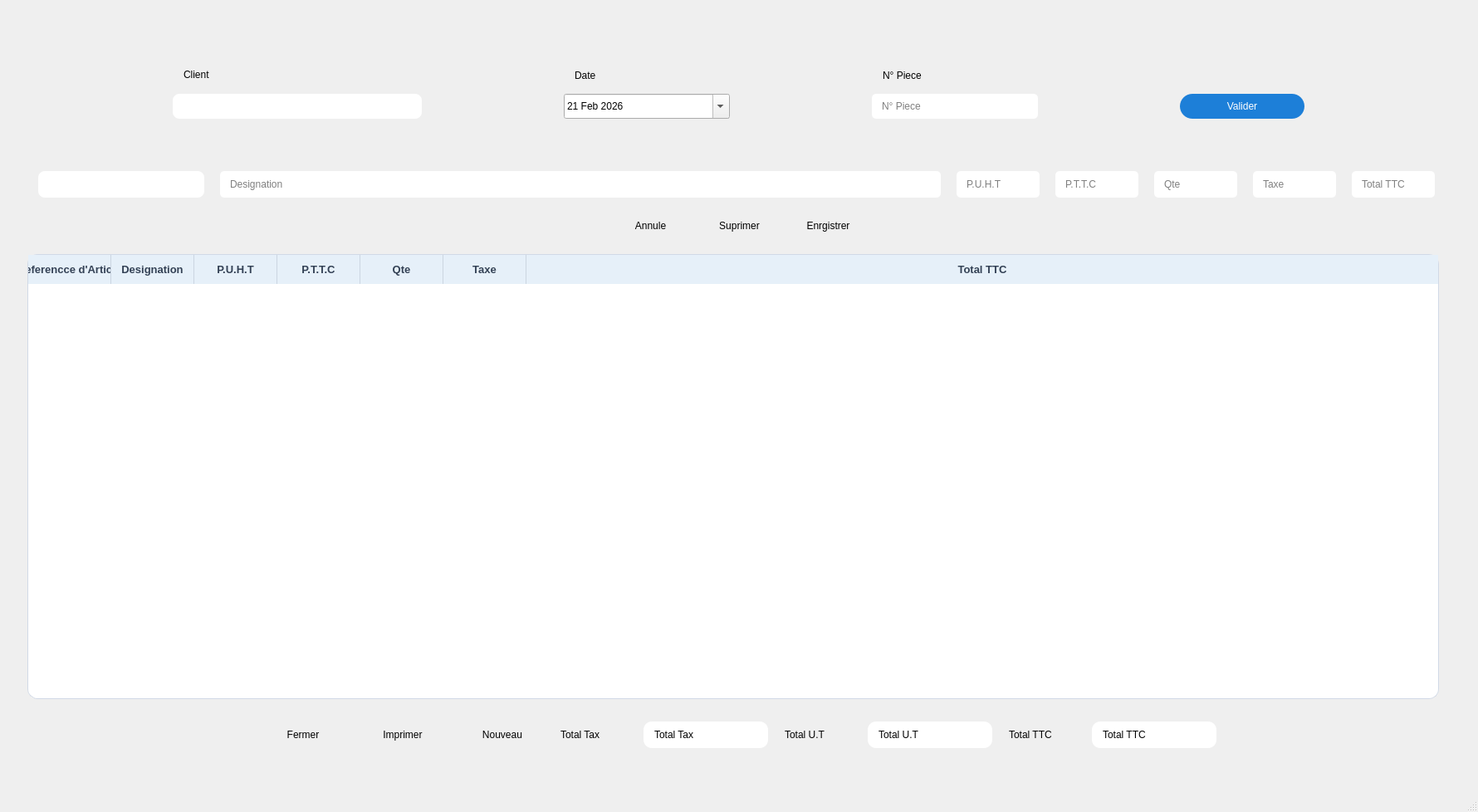
<?xml version="1.0" encoding="UTF-8"?>
<ui version="4.0">
 <class>MainWindow</class>
 <widget class="QMainWindow" name="MainWindow">
  <property name="geometry">
   <rect>
    <x>0</x>
    <y>0</y>
    <width>1780</width>
    <height>978</height>
   </rect>
  </property>
  <property name="sizePolicy">
   <sizepolicy hsizetype="Preferred" vsizetype="Preferred">
    <horstretch>0</horstretch>
    <verstretch>0</verstretch>
   </sizepolicy>
  </property>
  <property name="windowTitle">
   <string>MainWindow</string>
  </property>
  <property name="styleSheet">
   <string notr="true">font: 12pt &quot;Tajawal&quot;;
/* Apply this to the entire window */
QMainWindow {
    background-color: #F3F4F6;
}


</string>
  </property>
  <widget class="QWidget" name="centralwidget">
   <layout class="QGridLayout" name="gridLayout_5">
    <item row="1" column="0">
     <spacer name="horizontalSpacer_9">
      <property name="orientation">
       <enum>Qt::Horizontal</enum>
      </property>
      <property name="sizeType">
       <enum>QSizePolicy::Preferred</enum>
      </property>
      <property name="sizeHint" stdset="0">
       <size>
        <width>40</width>
        <height>20</height>
       </size>
      </property>
     </spacer>
    </item>
    <item row="1" column="2">
     <spacer name="horizontalSpacer_10">
      <property name="orientation">
       <enum>Qt::Horizontal</enum>
      </property>
      <property name="sizeType">
       <enum>QSizePolicy::Preferred</enum>
      </property>
      <property name="sizeHint" stdset="0">
       <size>
        <width>40</width>
        <height>20</height>
       </size>
      </property>
     </spacer>
    </item>
    <item row="0" column="1">
     <spacer name="verticalSpacer_2">
      <property name="orientation">
       <enum>Qt::Vertical</enum>
      </property>
      <property name="sizeType">
       <enum>QSizePolicy::Preferred</enum>
      </property>
      <property name="sizeHint" stdset="0">
       <size>
        <width>20</width>
        <height>105</height>
       </size>
      </property>
     </spacer>
    </item>
    <item row="2" column="1">
     <spacer name="verticalSpacer_3">
      <property name="orientation">
       <enum>Qt::Vertical</enum>
      </property>
      <property name="sizeType">
       <enum>QSizePolicy::Preferred</enum>
      </property>
      <property name="sizeHint" stdset="0">
       <size>
        <width>20</width>
        <height>105</height>
       </size>
      </property>
     </spacer>
    </item>
    <item row="1" column="1">
     <widget class="QFrame" name="gridFrame_4">
      <property name="styleSheet">
       <string notr="true">QFrame{
background-color: transparent;
border: none;
}</string>
      </property>
      <layout class="QGridLayout" name="gridLayout_4">
       <item row="1" column="1">
        <spacer name="verticalSpacer">
         <property name="orientation">
          <enum>Qt::Vertical</enum>
         </property>
         <property name="sizeType">
          <enum>QSizePolicy::Fixed</enum>
         </property>
         <property name="sizeHint" stdset="0">
          <size>
           <width>20</width>
           <height>17</height>
          </size>
         </property>
        </spacer>
       </item>
       <item row="6" column="1">
        <widget class="QFrame" name="verticalFrame">
         <property name="minimumSize">
          <size>
           <width>1732</width>
           <height>678</height>
          </size>
         </property>
         <property name="maximumSize">
          <size>
           <width>1732</width>
           <height>16777215</height>
          </size>
         </property>
         <property name="styleSheet">
          <string notr="true">QFrame{
	padding: 0px;
	border-radius: 15px;
}
QLineEdit{
	
	border: none;
	border-radius: 5px;
	padding-left: 10px;
}
</string>
         </property>
         <layout class="QVBoxLayout" name="verticalLayout_2">
          <item>
           <layout class="QGridLayout" name="gridLayout_2">
            <item row="0" column="0">
             <widget class="QComboBox" name="articles_combobox">
              <property name="editable">
               <bool>true</bool>
              </property>
              <property name="insertPolicy">
               <enum>QComboBox::NoInsert</enum>
              </property>
              <property name="sizePolicy">
               <sizepolicy hsizetype="Preferred" vsizetype="Preferred">
                <horstretch>0</horstretch>
                <verstretch>0</verstretch>
               </sizepolicy>
              </property>
              <property name="minimumSize">
               <size>
                <width>200</width>
                <height>0</height>
               </size>
              </property>
              <property name="maximumSize">
               <size>
                <width>200</width>
                <height>32</height>
               </size>
              </property>
              <property name="styleSheet">
               <string notr="true">/* 1. The Main ComboBox */
QComboBox {
    border-radius: 8px;
    padding: 5px 15px;
    font-size: 14px;
}

QComboBox:on { /* When the list is open */
    border-bottom-left-radius: 0px;
    border-bottom-right-radius: 0px;
}

/* 3. The Arrow Button Area */
QComboBox::drop-down {
    subcontrol-origin: padding;
    subcontrol-position: top right;
    border-left: none; /* Removes the vertical line before the arrow */
}

/* 4. The Arrow Icon (Blue chevron) */
QComboBox::down-arrow {
    image: url(&quot;program/assets/global/down_blue_arrow.svg&quot;);
    width: 14px;
padding-right: 15px;
    height: 14px;
}

/* 5. Styling the Popup List (The part that drops down) */
QAbstractItemView {
    outline: 0;
    border-radius: 0px;
}</string>
              </property>
              <property name="placeholderText">
               <string>dsfsdfs</string>
              </property>
             </widget>
            </item>
            <item row="0" column="2">
             <widget class="QLineEdit" name="puht_editline">
              <property name="sizePolicy">
               <sizepolicy hsizetype="Preferred" vsizetype="Preferred">
                <horstretch>0</horstretch>
                <verstretch>0</verstretch>
               </sizepolicy>
              </property>
              <property name="minimumSize">
               <size>
                <width>100</width>
                <height>32</height>
               </size>
              </property>
              <property name="maximumSize">
               <size>
                <width>100</width>
                <height>32</height>
               </size>
              </property>
              <property name="placeholderText">
               <string>P.U.H.T</string>
              </property>
             </widget>
            </item>
            <item row="0" column="4">
             <widget class="QLineEdit" name="qte_editline">
              <property name="sizePolicy">
               <sizepolicy hsizetype="Preferred" vsizetype="Preferred">
                <horstretch>0</horstretch>
                <verstretch>0</verstretch>
               </sizepolicy>
              </property>
              <property name="minimumSize">
               <size>
                <width>100</width>
                <height>32</height>
               </size>
              </property>
              <property name="maximumSize">
               <size>
                <width>100</width>
                <height>32</height>
               </size>
              </property>
              <property name="placeholderText">
               <string>Qte</string>
              </property>
             </widget>
            </item>
            <item row="0" column="5">
             <widget class="QLineEdit" name="taxe_editline">
              <property name="sizePolicy">
               <sizepolicy hsizetype="Preferred" vsizetype="Preferred">
                <horstretch>0</horstretch>
                <verstretch>0</verstretch>
               </sizepolicy>
              </property>
              <property name="minimumSize">
               <size>
                <width>100</width>
                <height>32</height>
               </size>
              </property>
              <property name="maximumSize">
               <size>
                <width>100</width>
                <height>32</height>
               </size>
              </property>
              <property name="placeholderText">
               <string>Taxe</string>
              </property>
             </widget>
            </item>
            <item row="0" column="1">
             <widget class="QLineEdit" name="designation_editline">
              <property name="sizePolicy">
               <sizepolicy hsizetype="Preferred" vsizetype="Preferred">
                <horstretch>0</horstretch>
                <verstretch>0</verstretch>
               </sizepolicy>
              </property>
              <property name="minimumSize">
               <size>
                <width>868</width>
                <height>32</height>
               </size>
              </property>
              <property name="maximumSize">
               <size>
                <width>868</width>
                <height>32</height>
               </size>
              </property>
              <property name="placeholderText">
               <string>Designation</string>
              </property>
             </widget>
            </item>
            <item row="0" column="6">
             <widget class="QLineEdit" name="total_ttc_editline">
              <property name="sizePolicy">
               <sizepolicy hsizetype="Preferred" vsizetype="Preferred">
                <horstretch>0</horstretch>
                <verstretch>0</verstretch>
               </sizepolicy>
              </property>
              <property name="minimumSize">
               <size>
                <width>100</width>
                <height>32</height>
               </size>
              </property>
              <property name="maximumSize">
               <size>
                <width>100</width>
                <height>32</height>
               </size>
              </property>
              <property name="placeholderText">
               <string>Total TTC</string>
              </property>
             </widget>
            </item>
            <item row="0" column="3">
             <widget class="QLineEdit" name="pttc_editline">
              <property name="sizePolicy">
               <sizepolicy hsizetype="Preferred" vsizetype="Preferred">
                <horstretch>0</horstretch>
                <verstretch>0</verstretch>
               </sizepolicy>
              </property>
              <property name="minimumSize">
               <size>
                <width>100</width>
                <height>32</height>
               </size>
              </property>
              <property name="maximumSize">
               <size>
                <width>100</width>
                <height>32</height>
               </size>
              </property>
              <property name="placeholderText">
               <string>P.T.T.C</string>
              </property>
             </widget>
            </item>
           </layout>
          </item>
          <item>
           <layout class="QGridLayout" name="gridLayout_3" columnstretch="0,0,0,0,0">
            <item row="0" column="2">
             <widget class="QPushButton" name="suprimer">
              <property name="sizePolicy">
               <sizepolicy hsizetype="Preferred" vsizetype="Preferred">
                <horstretch>0</horstretch>
                <verstretch>0</verstretch>
               </sizepolicy>
              </property>
              <property name="minimumSize">
               <size>
                <width>101</width>
                <height>32</height>
               </size>
              </property>
              <property name="maximumSize">
               <size>
                <width>101</width>
                <height>32</height>
               </size>
              </property>
              <property name="styleSheet">
               <string notr="true">QPushButton{
	background-color:transparent;
	border-radius: 15px;
}

</string>
              </property>
              <property name="text">
               <string>Suprimer</string>
              </property>
             </widget>
            </item>
            <item row="0" column="0">
             <spacer name="horizontalSpacer_6">
              <property name="orientation">
               <enum>Qt::Horizontal</enum>
              </property>
              <property name="sizeType">
               <enum>QSizePolicy::MinimumExpanding</enum>
              </property>
              <property name="sizeHint" stdset="0">
               <size>
                <width>50</width>
                <height>20</height>
               </size>
              </property>
             </spacer>
            </item>
            <item row="0" column="1">
             <widget class="QPushButton" name="annule">
              <property name="sizePolicy">
               <sizepolicy hsizetype="Preferred" vsizetype="Preferred">
                <horstretch>0</horstretch>
                <verstretch>0</verstretch>
               </sizepolicy>
              </property>
              <property name="minimumSize">
               <size>
                <width>101</width>
                <height>32</height>
               </size>
              </property>
              <property name="maximumSize">
               <size>
                <width>101</width>
                <height>32</height>
               </size>
              </property>
              <property name="styleSheet">
               <string notr="true">QPushButton{
	background-color:transparent;
	border-radius: 15px;
}
</string>
              </property>
              <property name="text">
               <string>Annule</string>
              </property>
             </widget>
            </item>
            <item row="0" column="3">
             <widget class="QPushButton" name="enrgistrer">
              <property name="sizePolicy">
               <sizepolicy hsizetype="Preferred" vsizetype="Preferred">
                <horstretch>0</horstretch>
                <verstretch>0</verstretch>
               </sizepolicy>
              </property>
              <property name="minimumSize">
               <size>
                <width>101</width>
                <height>32</height>
               </size>
              </property>
              <property name="maximumSize">
               <size>
                <width>101</width>
                <height>32</height>
               </size>
              </property>
              <property name="styleSheet">
               <string notr="true">QPushButton{
	border-radius: 15px;
}

</string>
              </property>
              <property name="text">
               <string>Enrgistrer</string>
              </property>
             </widget>
            </item>
            <item row="0" column="4">
             <spacer name="horizontalSpacer_7">
              <property name="orientation">
               <enum>Qt::Horizontal</enum>
              </property>
              <property name="sizeType">
               <enum>QSizePolicy::MinimumExpanding</enum>
              </property>
              <property name="sizeHint" stdset="0">
               <size>
                <width>504</width>
                <height>20</height>
               </size>
              </property>
             </spacer>
            </item>
           </layout>
          </item>
          <item>
           <widget class="QTableWidget" name="tableWidget">
            <property name="sizePolicy">
             <sizepolicy hsizetype="Preferred" vsizetype="Preferred">
              <horstretch>0</horstretch>
              <verstretch>0</verstretch>
             </sizepolicy>
            </property>
            <property name="minimumSize">
             <size>
              <width>0</width>
              <height>536</height>
             </size>
            </property>
            <property name="maximumSize">
             <size>
              <width>1700</width>
              <height>536</height>
             </size>
            </property>
            <property name="font">
             <font>
              <family>Tajawal</family>
              <pointsize>12</pointsize>
              <weight>50</weight>
              <italic>false</italic>
              <bold>false</bold>
              <kerning>true</kerning>
             </font>
            </property>
            <property name="styleSheet">
             <string notr="true">/* 1. The Main Table Container */
QTableWidget {
    background-color: white;
    border: 1px solid #d1d9e6;
    border-radius: 12px; /* Keeps the outer box rounded */
    gridline-color: transparent;
    outline: 0;
	padding:0;
}

/* 2. The Header Container - Key fix here */
QHeaderView {
    background-color: #e6f0f9; 
    border: none;
    border-bottom-left-radius: 0px; /* Matches the outer table curve */
    border-bottom-right-radius: 0px;
}

/* 3. Individual Header Sections - Removing the internal radius */
QHeaderView::section {
    background-color: #e6f0f9;
    color: #334155;
    font-weight: bold;
    font-size: 13px;
    padding: 8px;
	padding-left: 0px;
	padding-right: 0px;
    
    /* Force square corners for the internal blue blocks */
    border-radius: 0px; 
    
    /* Clean separator lines */
    border: none;
    border-right: 1px solid #cbd5e1; 
}

/* Remove the line from the very last header section */
QHeaderView::section:last {
    border-right: none;
}

/* 4. Table Items (Cells) */
QTableWidget::item {
    color: #1e293b;
	padding-left: 25px;
    border-bottom: 1px solid #f1f5f9; 
}

/* 5. Selection style */
QTableWidget::item:selected {
    background-color: #dbeafe;
    color: #1e40af;
}

/* 6. Fix for the empty top-left/top-right corners */
QTableWidget QTableCornerButton::section {
    background-color: #e6f0f9;
    border: none;
    border-top-left-radius: 10px;
}</string>
            </property>
            <property name="lineWidth">
             <number>0</number>
            </property>
            <property name="showGrid">
             <bool>true</bool>
            </property>
            <property name="sortingEnabled">
             <bool>false</bool>
            </property>
            <property name="wordWrap">
             <bool>true</bool>
            </property>
            <property name="cornerButtonEnabled">
             <bool>true</bool>
            </property>
            <attribute name="horizontalHeaderMinimumSectionSize">
             <number>100</number>
            </attribute>
            <attribute name="horizontalHeaderHighlightSections">
             <bool>true</bool>
            </attribute>
            <attribute name="horizontalHeaderShowSortIndicator" stdset="0">
             <bool>false</bool>
            </attribute>
            <attribute name="horizontalHeaderStretchLastSection">
             <bool>true</bool>
            </attribute>
            <attribute name="verticalHeaderVisible">
             <bool>false</bool>
            </attribute>
            <attribute name="verticalHeaderHighlightSections">
             <bool>false</bool>
            </attribute>
            <column>
             <property name="text">
              <string>Referencce d'Article</string>
             </property>
            </column>
            <column>
             <property name="text">
              <string>Designation</string>
             </property>
            </column>
            <column>
             <property name="text">
              <string>P.U.H.T</string>
             </property>
            </column>
            <column>
             <property name="text">
              <string>P.T.T.C</string>
             </property>
            </column>
            <column>
             <property name="text">
              <string>Qte</string>
             </property>
            </column>
            <column>
             <property name="text">
              <string>Taxe</string>
             </property>
            </column>
            <column>
             <property name="text">
              <string>Total TTC</string>
             </property>
            </column>
           </widget>
          </item>
         </layout>
        </widget>
       </item>
       <item row="0" column="1">
        <widget class="QFrame" name="gridFrame">
         <property name="minimumSize">
          <size>
           <width>1732</width>
           <height>107</height>
          </size>
         </property>
         <property name="maximumSize">
          <size>
           <width>1732</width>
           <height>107</height>
          </size>
         </property>
         <property name="styleSheet">
          <string notr="true">QFrame{
	padding: 10px;
	border-radius: 15px;

}
QLineEdit{
	border: none;
	border-radius: 5px;
	padding-left: 10px;
}</string>
         </property>
         <layout class="QGridLayout" name="gridLayout">
          <item row="1" column="1">
           <widget class="QDateEdit" name="dateEdit">
            <property name="sizePolicy">
             <sizepolicy hsizetype="Preferred" vsizetype="Preferred">
              <horstretch>0</horstretch>
              <verstretch>0</verstretch>
             </sizepolicy>
            </property>
            <property name="minimumSize">
             <size>
              <width>200</width>
              <height>30</height>
             </size>
            </property>
            <property name="maximumSize">
             <size>
              <width>200</width>
              <height>30</height>
             </size>
            </property>
            <property name="styleSheet">
             <string notr="true">/* 1. الحاوية الرئيسية للتقويم */
QCalendarWidget QWidget {
    background-color: #FDFDFD; /* var(--c-bg-tertiary) */
    font-family: &quot;Inter&quot;, &quot;Segoe UI&quot;;
}

/* 2. شريط التنقل العلوي (المكان الذي يوجد فيه اسم الشهر والأسهم) */
QCalendarWidget QWidget#qt_calendar_navigationbar {
    background-color: #FDFDFD;
    border-bottom: 1px solid #EAEBEC;
}

/* 3. تنسيق أسهم التنقل */
QCalendarWidget QToolButton {
    color: #1F1F25; /* var(--c-text-primary) */
    background-color: white;
    border-radius: 8px;
    margin: 5px;
    width: 75px;
    height: 20px;
    icon-size: 20px;
}

QCalendarWidget QToolButton:hover {
    background-color: #EAEBEC;
}

/* 4. أسماء الأيام (السبت، الأحد...) */
QCalendarWidget QWidget#qt_calendar_calendarview {
    outline: 0;
    selection-background-color: #008FFD; /* var(--c-theme-primary) */
    selection-color: white;
}

/* 5. تنسيق الأيام داخل التقويم */
QCalendarWidget QAbstractItemView:enabled {
    color: #1F1F25;
    font-weight: 600;
    selection-background-color: #008FFD;
    selection-color: white;
    background-color: white;
}

/* الأيام &quot;الباهتة&quot; أو أيام الشهر السابق/القادم */
QCalendarWidget QAbstractItemView:disabled {
    color: #999FA6; /* var(--c-text-secondary) */
}

/* 6. تنسيق القوائم المنسدلة لاختيار الشهر والسنة */
QCalendarWidget QMenu {
    background-color: white;
    color: #1F1F25;
    border: 1px solid #EAEBEC;
}

QCalendarWidget QSpinBox {
    width: 40px;
	height: 5px;
    font-size: 15px;
    background: transparent;
    color: #1F1F25;
    selection-background-color: #CBE8FF;
	selection-color: #000000;
}</string>
            </property>
            <property name="dateTime">
             <datetime>
              <hour>0</hour>
              <minute>0</minute>
              <second>0</second>
              <year>2026</year>
              <month>2</month>
              <day>21</day>
             </datetime>
            </property>
            <property name="calendarPopup">
             <bool>true</bool>
            </property>
            <property name="date">
             <date>
              <year>2026</year>
              <month>2</month>
              <day>21</day>
             </date>
            </property>
           </widget>
          </item>
          <item row="1" column="3">
           <widget class="QPushButton" name="valider">
            <property name="sizePolicy">
             <sizepolicy hsizetype="Preferred" vsizetype="Preferred">
              <horstretch>0</horstretch>
              <verstretch>0</verstretch>
             </sizepolicy>
            </property>
            <property name="minimumSize">
             <size>
              <width>150</width>
              <height>30</height>
             </size>
            </property>
            <property name="maximumSize">
             <size>
              <width>150</width>
              <height>30</height>
             </size>
            </property>
            <property name="styleSheet">
             <string notr="true">QPushButton{
	color: #ffffff;
	background-color:#1D7FD8;
	border-radius: 15px;
}

QPushButton::hover{
	color: #ffffff;
	background-color:#1769B4;
}
QPushButton::pressed{
	color: #ffffff;
	background-color:#0E5891;
}
</string>
            </property>
            <property name="text">
             <string>Valider</string>
            </property>
           </widget>
          </item>
          <item row="0" column="0">
           <widget class="QLabel" name="label">
            <property name="minimumSize">
             <size>
              <width>0</width>
              <height>30</height>
             </size>
            </property>
            <property name="maximumSize">
             <size>
              <width>16777215</width>
              <height>30</height>
             </size>
            </property>
            <property name="styleSheet">
             <string notr="true">QLabel
{
	border: none;
}</string>
            </property>
            <property name="text">
             <string>Client</string>
            </property>
           </widget>
          </item>
          <item row="1" column="2">
           <widget class="QLineEdit" name="n_piece_editline">
            <property name="sizePolicy">
             <sizepolicy hsizetype="Maximum" vsizetype="Preferred">
              <horstretch>0</horstretch>
              <verstretch>0</verstretch>
             </sizepolicy>
            </property>
            <property name="minimumSize">
             <size>
              <width>200</width>
              <height>30</height>
             </size>
            </property>
            <property name="maximumSize">
             <size>
              <width>200</width>
              <height>30</height>
             </size>
            </property>
            <property name="placeholderText">
             <string>N° Piece</string>
            </property>
           </widget>
          </item>
          <item row="0" column="2">
           <widget class="QLabel" name="label_4">
            <property name="styleSheet">
             <string notr="true">QLabel
{
	border: none;
}</string>
            </property>
            <property name="text">
             <string>N° Piece</string>
            </property>
           </widget>
          </item>
          <item row="1" column="0">
           <widget class="QComboBox" name="clients_combobox">
            <property name="editable">
             <bool>true</bool>
            </property>
            <property name="insertPolicy">
             <enum>QComboBox::NoInsert</enum>
            </property>
            <property name="sizePolicy">
             <sizepolicy hsizetype="Preferred" vsizetype="Preferred">
              <horstretch>0</horstretch>
              <verstretch>0</verstretch>
             </sizepolicy>
            </property>
            <property name="minimumSize">
             <size>
              <width>300</width>
              <height>30</height>
             </size>
            </property>
            <property name="maximumSize">
             <size>
              <width>300</width>
              <height>30</height>
             </size>
            </property>
            <property name="styleSheet">
             <string notr="true">/* 1. The Main ComboBox */
QComboBox {
    border-radius: 8px;
    padding: 5px 15px;
    font-size: 14px;
}

QComboBox:on { /* When the list is open */
    border-bottom-left-radius: 0px;
    border-bottom-right-radius: 0px;
}

/* 3. The Arrow Button Area */
QComboBox::drop-down {
    subcontrol-origin: padding;
    subcontrol-position: top right;
    border-left: none; /* Removes the vertical line before the arrow */
}

/* 4. The Arrow Icon (Blue chevron) */
QComboBox::down-arrow {
    image: url(&quot;program/assets/global/down_blue_arrow.svg&quot;);
    width: 14px;
padding-right: 15px;
    height: 14px;
}

/* 5. Styling the Popup List (The part that drops down) */
QAbstractItemView {
    outline: 0;
    border-radius: 0px;
}</string>
            </property>
            <property name="currentText">
             <string/>
            </property>
            <property name="placeholderText">
             <string/>
            </property>
           </widget>
          </item>
          <item row="0" column="1">
           <widget class="QLabel" name="label_3">
            <property name="styleSheet">
             <string notr="true">QLabel
{
	border: none;
}</string>
            </property>
            <property name="text">
             <string>Date</string>
            </property>
           </widget>
          </item>
         </layout>
        </widget>
       </item>
       <item row="7" column="1">
        <layout class="QHBoxLayout" name="horizontalLayout">
         <property name="spacing">
          <number>20</number>
         </property>
         <item>
          <spacer name="horizontalSpacer">
           <property name="orientation">
            <enum>Qt::Horizontal</enum>
           </property>
           <property name="sizeType">
            <enum>QSizePolicy::MinimumExpanding</enum>
           </property>
           <property name="sizeHint" stdset="0">
            <size>
             <width>40</width>
             <height>20</height>
            </size>
           </property>
          </spacer>
         </item>
         <item>
          <widget class="QPushButton" name="fermer">
           <property name="sizePolicy">
            <sizepolicy hsizetype="Preferred" vsizetype="Preferred">
             <horstretch>0</horstretch>
             <verstretch>0</verstretch>
            </sizepolicy>
           </property>
           <property name="minimumSize">
            <size>
             <width>100</width>
             <height>32</height>
            </size>
           </property>
           <property name="maximumSize">
            <size>
             <width>100</width>
             <height>32</height>
            </size>
           </property>
           <property name="styleSheet">
            <string notr="true">QPushButton{
	background-color:transparent;
	border-radius: 15px;
}

</string>
           </property>
           <property name="text">
            <string>Fermer</string>
           </property>
          </widget>
         </item>
         <item>
          <widget class="QPushButton" name="imprimer">
           <property name="sizePolicy">
            <sizepolicy hsizetype="Preferred" vsizetype="Preferred">
             <horstretch>0</horstretch>
             <verstretch>0</verstretch>
            </sizepolicy>
           </property>
           <property name="minimumSize">
            <size>
             <width>100</width>
             <height>32</height>
            </size>
           </property>
           <property name="maximumSize">
            <size>
             <width>100</width>
             <height>32</height>
            </size>
           </property>
           <property name="styleSheet">
            <string notr="true">QPushButton{
	border-radius: 15px;
}

</string>
           </property>
           <property name="text">
            <string>Imprimer</string>
           </property>
          </widget>
         </item>
         <item>
          <widget class="QPushButton" name="nouveau">
           <property name="sizePolicy">
            <sizepolicy hsizetype="Preferred" vsizetype="Preferred">
             <horstretch>0</horstretch>
             <verstretch>0</verstretch>
            </sizepolicy>
           </property>
           <property name="minimumSize">
            <size>
             <width>100</width>
             <height>32</height>
            </size>
           </property>
           <property name="maximumSize">
            <size>
             <width>100</width>
             <height>32</height>
            </size>
           </property>
           <property name="styleSheet">
            <string notr="true">QPushButton{
	border-radius: 15px;
}
</string>
           </property>
           <property name="text">
            <string>Nouveau</string>
           </property>
          </widget>
         </item>
         <item>
          <widget class="QLabel" name="label_5">
           <property name="minimumSize">
            <size>
             <width>80</width>
             <height>0</height>
            </size>
           </property>
           <property name="maximumSize">
            <size>
             <width>80</width>
             <height>16777215</height>
            </size>
           </property>
           <property name="text">
            <string>Total Tax</string>
           </property>
          </widget>
         </item>
         <item>
          <widget class="QLabel" name="total_tax_label">
           <property name="minimumSize">
            <size>
             <width>150</width>
             <height>0</height>
            </size>
           </property>
           <property name="maximumSize">
            <size>
             <width>80</width>
             <height>16777215</height>
            </size>
           </property>
           <property name="styleSheet">
            <string notr="true">QLabel{
	border-radius: 10px;
	background-color: #ffffff;
	padding-left: 10px
}</string>
           </property>
           <property name="text">
            <string>Total Tax</string>
           </property>
          </widget>
         </item>
         <item>
          <widget class="QLabel" name="label_10">
           <property name="minimumSize">
            <size>
             <width>80</width>
             <height>0</height>
            </size>
           </property>
           <property name="maximumSize">
            <size>
             <width>80</width>
             <height>16777215</height>
            </size>
           </property>
           <property name="text">
            <string>Total U.T</string>
           </property>
          </widget>
         </item>
         <item>
          <widget class="QLabel" name="total_UT_label">
           <property name="minimumSize">
            <size>
             <width>150</width>
             <height>0</height>
            </size>
           </property>
           <property name="maximumSize">
            <size>
             <width>80</width>
             <height>16777215</height>
            </size>
           </property>
           <property name="styleSheet">
            <string notr="true">QLabel{
	border-radius: 10px;
	background-color: #ffffff;
	padding-left: 10px
}</string>
           </property>
           <property name="text">
            <string>Total U.T</string>
           </property>
          </widget>
         </item>
         <item>
          <widget class="QLabel" name="label_7">
           <property name="minimumSize">
            <size>
             <width>80</width>
             <height>0</height>
            </size>
           </property>
           <property name="maximumSize">
            <size>
             <width>80</width>
             <height>16777215</height>
            </size>
           </property>
           <property name="text">
            <string>Total TTC</string>
           </property>
          </widget>
         </item>
         <item>
          <widget class="QLabel" name="total_ttc_label">
           <property name="minimumSize">
            <size>
             <width>150</width>
             <height>0</height>
            </size>
           </property>
           <property name="maximumSize">
            <size>
             <width>80</width>
             <height>16777215</height>
            </size>
           </property>
           <property name="styleSheet">
            <string notr="true">QLabel{
	border-radius: 10px;
	background-color: #ffffff;
	padding-left: 10px
}</string>
           </property>
           <property name="text">
            <string>Total TTC</string>
           </property>
          </widget>
         </item>
         <item>
          <spacer name="horizontalSpacer_2">
           <property name="orientation">
            <enum>Qt::Horizontal</enum>
           </property>
           <property name="sizeType">
            <enum>QSizePolicy::MinimumExpanding</enum>
           </property>
           <property name="sizeHint" stdset="0">
            <size>
             <width>40</width>
             <height>20</height>
            </size>
           </property>
          </spacer>
         </item>
        </layout>
       </item>
      </layout>
     </widget>
    </item>
   </layout>
  </widget>
  <widget class="QMenuBar" name="menubar">
   <property name="geometry">
    <rect>
     <x>0</x>
     <y>0</y>
     <width>1780</width>
     <height>28</height>
    </rect>
   </property>
  </widget>
  <widget class="QStatusBar" name="statusbar"/>
 </widget>
 <resources>
  <include location="../../../resources.qrc"/>
 </resources>
 <connections/>
</ui>
